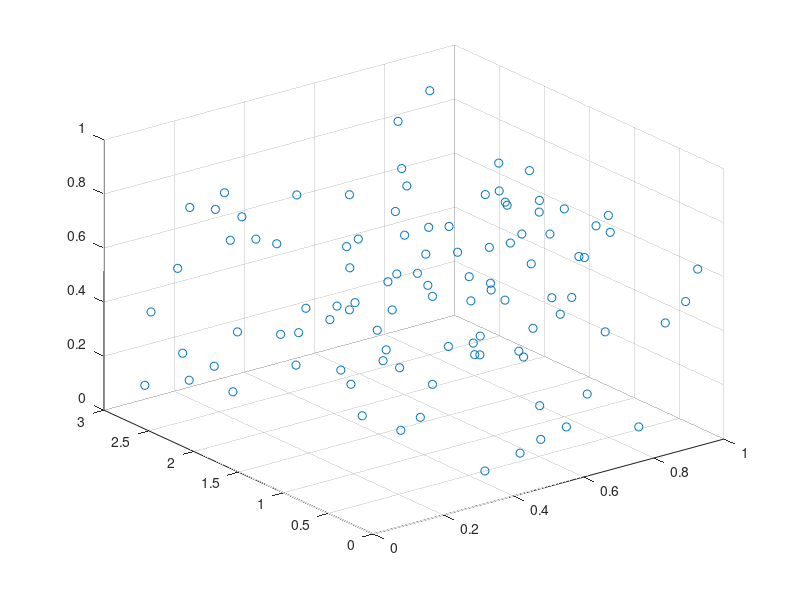

Write the MATLAB code that produced this figure. (Note: this script raises an error after producing the figure.)

addpath(genpath('libs'));


Vertices = bsxfun(@times, rand(3, 100), [1 3 1]');
X = mean(Vertices,2);
Q = cov(Vertices');
figure; scatter3(Vertices(1,:), Vertices(2,:), Vertices(3,:));
hold on;
h1 = plot_gaussian_ellipsoid(X, Q, mean(mean(Q))*10 );
set(h1,'facealpha',0.2);
axis equal;

Q2 = covDimReduction(Q);
figure; scatter3(Vertices(1,:), Vertices(2,:), Vertices(3,:));
hold on;
h1 = plot_gaussian_ellipsoid(X, Q2, mean(mean(Q))*10 );
set(h1,'facealpha',0.2);
axis equal;

%  figure;
%  for i=length(T)
%      curX = TXQ{1,i};
%      curQ = TXQ{2,i};
%      for j=1:size(curX, 2)
%         h1 = plot_gaussian_ellipsoid(curX(:,j), [curQ(j) 0 0 ; 0 curQ(j) 0 ; 0 0 curQ(j)]./max(curQ), curQ(j)/max(curQ)*0.03);
%      end
%  end
%  
%  set(h1,'facealpha',0.6);
%  view(129,36); set(gca,'proj','perspective'); grid on; 
%  grid on; axis equal; axis tight;